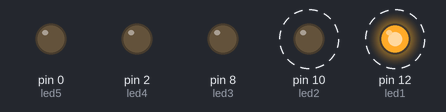
This sketch was run on a simulated Arduino Uno, built with avr-gcc and run on an emulated ATmega328P. On the bench: output pins drawn as LEDs (lit = HIGH). Dashed ring = blinking.

Above: at 0.12 s.
Timing chart, 0 to 3.0 s (numbered marks = the images above):
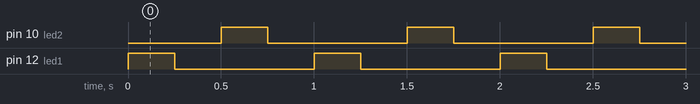

Measured:
- by itself, pin 10 (led2), pin 12 (led1): alternates HIGH for 0.25 s and LOW for 0.75 s
- by itself, everything shown: repeats every 1.0 s, in 4 steps

The sketch:

led.ino
```cpp
const int led1 = 12;
const int led2 = 10;
const int led3 = 8;
const int led4 = 2;
const int led5 = 0;

void setup() {
  pinMode(led1, OUTPUT);
  pinMode(led2, OUTPUT);
  pinMode(led3, OUTPUT);
  pinMode(led4, OUTPUT);
  pinMode(led5, OUTPUT);

}

void loop() {
  digitalWrite(led1, HIGH);
  delay(250);
  digitalWrite(led1, LOW);
  delay(250);
  digitalWrite(led2, HIGH);
  delay(250);
  digitalWrite(led2, LOW);
  delay(250);

}
```
